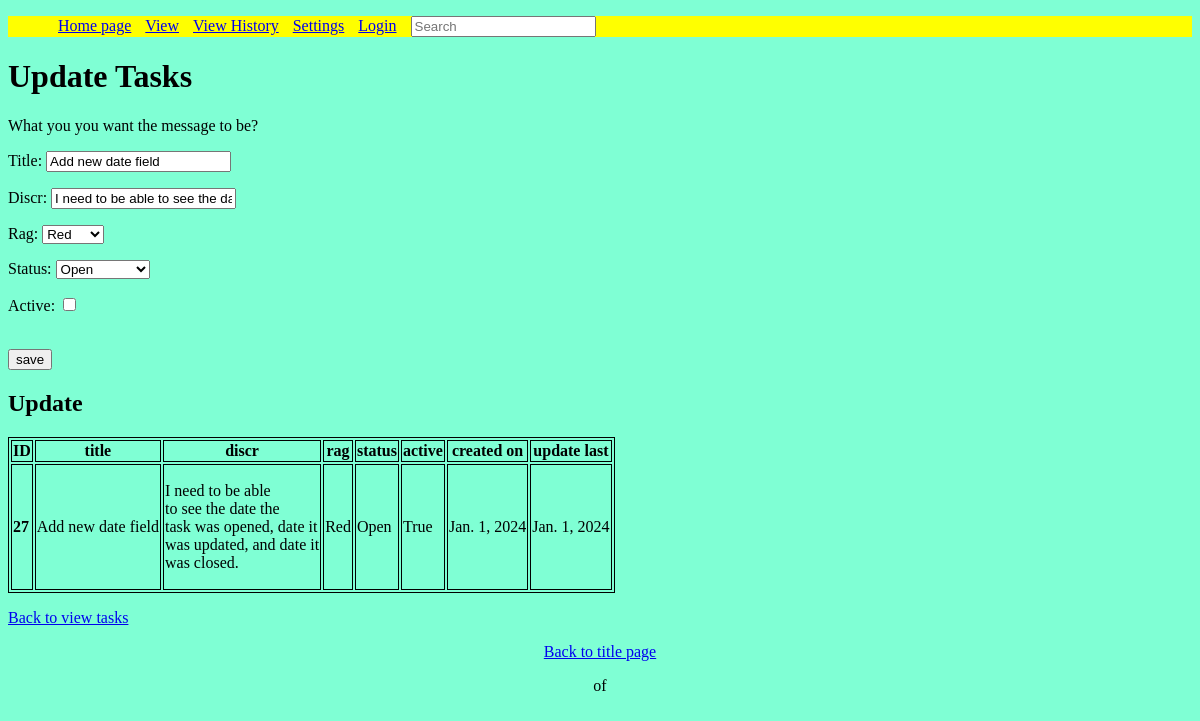
/view/update/27/ (signed in), run on an earlier commit of the app's database.
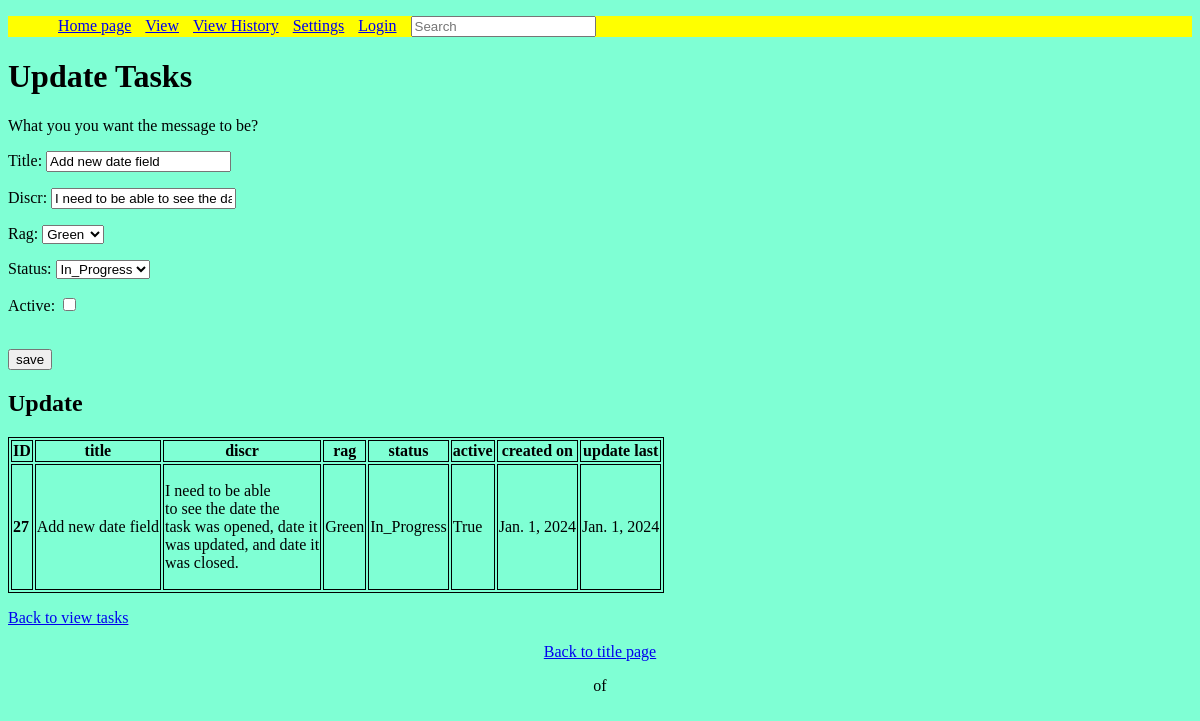
And on a later commit of the database.
### taskmanager/models.py (models this page shows, shortened)
class Task(models.Model):
    title = models.CharField(max_length=255)
    discr = models.CharField(max_length=255)
    rag = models.CharField(max_length=255)
    status = models.CharField(max_length=255)
    active = models.BooleanField(default=True)
    created_on = models.DateField(auto_now_add=True)
    update_last = models.DateField(auto_now=True)

### taskmanager/views.py (the view)
# urls.py: path("view/update/<pk>/", views.TaskUpdateView.as_view(), name="update"),
class TaskUpdateView(ContextDataMixim, LoginRequiredMixin, generic.UpdateView):
    model = Task
    title = "Update"
    form_class = TaskForm
    template_name = "update.html"
    context_object_name = "task"
    success_url = "/view"

### taskmanager/forms.py
class TaskForm(forms.ModelForm):
    rag_choices = [("Red", "Red"), ("Amber", "Amber"), ("Green", "Green")]
    status_choices = [
        ("Open", "Open"),
        ("In_Progress", "In_Progress"),
        ("Closed", "Closed"),
        ("Deleted", "Deleted"),
    ]
    active_choices = [(True, "True"), (False, "False")]
    title = forms.CharField(max_length=255)
    discr = forms.CharField(max_length=255)
    rag = forms.ChoiceField(choices=rag_choices)
    status = forms.ChoiceField(choices=status_choices)
    active = forms.BooleanField(required=False)
    def form_type(self):
        field_types = {}
        for field_name in self.base_fields.items():
            fields = self.base_fields[field_name[0]]
            field_types[field_name] = type(fields)
        return field_types
    class Meta:
        model = Task
        fields = ["title", "discr", "rag", "status"]

### taskmanager/templates/update.html (shortened to what this page needs)
{% extends 'base_layout.html' %}
{% load static %}
{% block content %}
<h1>Update Tasks </h1>
<form method="POST" action="{% url 'update' pk=object.pk %}">
    <p>What you you want the message to be? </p>
    {{ form.as_p }}
    <br>
    <input type="submit" value="save">
</form>
{% endblock %}

### taskmanager/templates/base_layout.html (shortened to what this page needs)
{% load static %}{% load mytags %}
<!DOCTYPE html>
<html>
{% block head %}
<head>
    <head>
    <link rel="stylesheet" href="{% static 'mainstatic.css' %}">
</head>
<div class="top">
    <ul>
        <li><a href="{% url 'main' %}">Home page</a></li>
        <li><a href="{% url 'view_tasks' %}">View</a></li>
        <li><a href="{% url 'view_history'%}">View History</a></li>
        <li><a href="{% url 'settings' %}">Settings</a></li>
        {% if user.is_authenticated %}
            <li><a href="{% url 'logout' %}">Logout</a></li>
            <li><a href="">Logged in as {{user}}</a></li>
        {% else %}
            <li><a href="{% url 'login' %}">Login</a></li>
        {% endif %}
        <li><a>
            <form action="{% url 'search' %}" method="GET">
                <input type="text" name="lookup" value="{{ request.GET.lookup }}" placeholder="Search">
            </form>
        </a>
        </li>
    </ul>
</div>
{% endblock %}
{% block content %}{% endblock %}
{% block table %}
    <h2>{{title}}</h2>
    <table>
    <tr>{% for field in fields %}<th>{{ field.verbose_name }}</th>{% endfor %}</tr>
    <tr>
        <td><b>{{ task.id }}</b></td>
        <td>{{ task.title|capfirst|add_line_breaks:5|linebreaks }}</td>
        <td>{{ task.discr|capfirst|add_line_breaks:5|linebreaks }}</td>
        <td>{{ task.rag|capfirst }}</td>
        <td>{{ task.status|capfirst }}</td>
        <td>{{ task.active|capfirst }}</td>
        <td>{{ task.created_on}}</td>
        <td>{{ task.update_last }}</td>
    </tr>
    </table>
    <p><a href="/view">Back to view tasks</a></p>
{% endblock %}
{% block pagin %}
<div class='pagination-container'>
<p><a href="{% url 'main' %}">Back to title page</a></p>
    <div class="pagination">
        <span class="step-links">
            <span class="current">
                <p>{{page_obj.number}} of {{page_obj.paginator.num_pages}}</p>
            </span>
        </span>
    </div>
{% endblock %}
</html>

What changed in the data, as far as the page shows it:
changed Task "Add new date field": rag "Red" → "Green"; status "Open" → "In_Progress"
